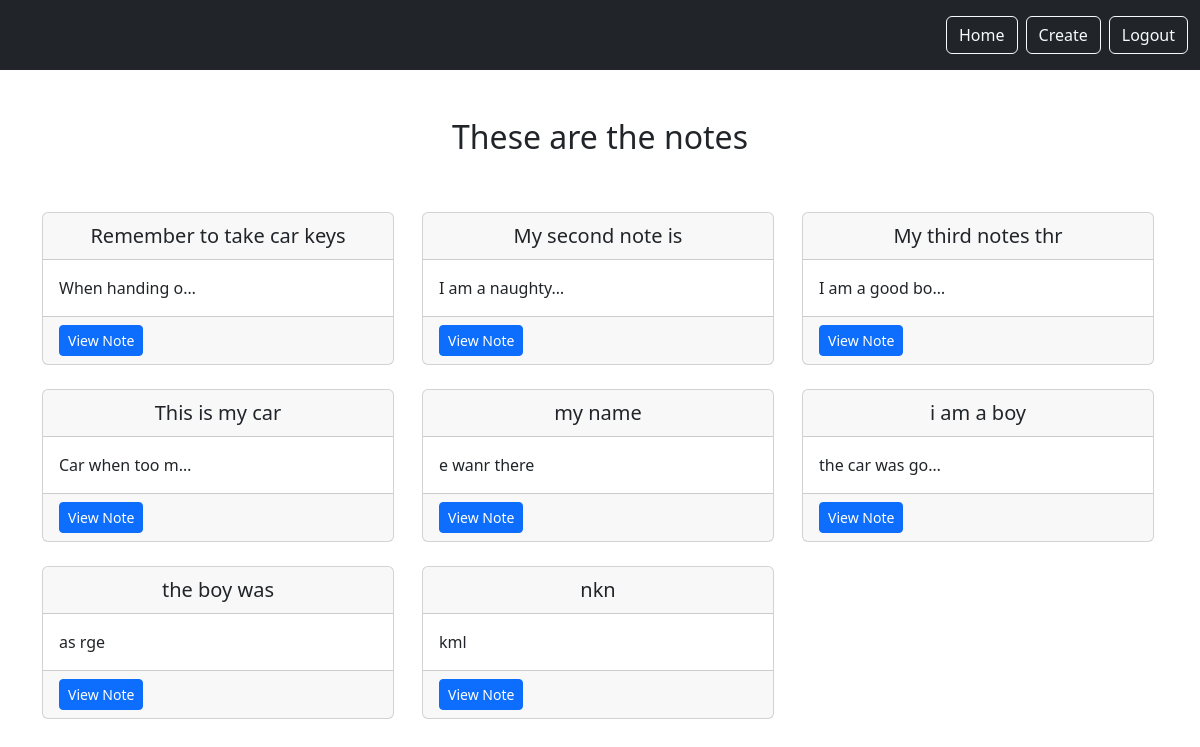
Page /smart/notes/ (signed in) on the committed database.
### notes/models.py (models this page shows)
class Notes(models.Model):
    title=models.CharField(max_length=200)
    text=models.TextField()
    created=models.DateTimeField(auto_now_add=True)
    user=models.ForeignKey(User,on_delete=models.CASCADE,related_name='notes') #if the user want to delete its account then we will have to delete all the data associated to the user

### notes/views.py (the view)
# urls.py: path('notes/',views.NotesListView.as_view(), name='notes.list'),
class NotesListView(LoginRequiredMixin,ListView):
  model=Notes
  context_object_name="notes"
  login_url='/login'
  def get_queryset(self):
      return self.request.user.notes.all()  #only loggedin user will have access to notes

### notes/templates/notes/notes_list.html
{%extends 'base.html' %}
{%load static%}
{%block content%}
<div class="row mb-5">
    <div class="col">
<div class="notes-list-heading text-center">
    <h2>These are the notes</h2>
</div>
</div>
</div>
<div class="row">
{%for i in notes%}
<div class="col-md-4">
        <div class="card mb-4  me-1">
            <div class="card-header text-center fs-5">
                {{i.title}}
            </div>
            <div class="card-body">
              <p class="card-text">{{i.text|truncatechars:15}}</p>
            </div>
            <div class="card-footer">
              <a href="{%url 'notes.detail' pk=i.id %}" class="btn btn-primary btn-sm">View Note</a>
            </div>
</div>
</div>
{% endfor %}
</div>
{%endblock%}

### static/templates/base.html (shortened to what this page needs)
{%load static%}
<!DOCTYPE html>
<html>
    <head>
        <link rel="stylesheet" href="{%static 'css/style.css'%}">
        <link href="https://cdn.jsdelivr.net/npm/bootstrap@5.3.3/dist/css/bootstrap.min.css" rel="stylesheet">
    </head>
    <body>
<nav class="navbar navbar-dark bg-dark">
<div class="ms-auto">
{%if user.is_authenticated%}
<div class="container mt-2">
    <div class="d-flex justify-content-center">
        <a href="{% url 'notes.list' %}" class="btn btn-outline-light me-2 mb-2">Home</a>
        <a href="{% url 'notes.new' %}" class="btn btn-outline-light me-2 mb-2">Create</a>
        <form method="post" action="{% url 'logout' %}" class="mb-0 mb-2">
            <button type="submit" class="btn btn-outline-light">Logout</button>
        </form>
    </div>
</div>
{%else%}
<a href="{%url 'login'%}" class="btn btn-outline-light">Login</a>
<a href="{%url 'signup'%}" class="btn btn-outline-light">Signup</a>
{%endif%}
</div>
</nav>
<div class="container my-5">
    {%block content%}
{%endblock%}
</div>
    </body>
</html>

### rows in the picture
Notes: title "Remember to take car keys", text "When handing o…"
Notes: title "My second note is", text "I am a naughty…"
Notes: title "My third notes thr", text "I am a good bo…"
Notes: title "This is my car", text "Car when too m…"
Notes: title "my name", text "e wanr there"
Notes: title "i am a boy", text "the car was go…"
Notes: title "the boy was", text "as rge"
Notes: title "nkn", text "kml"
